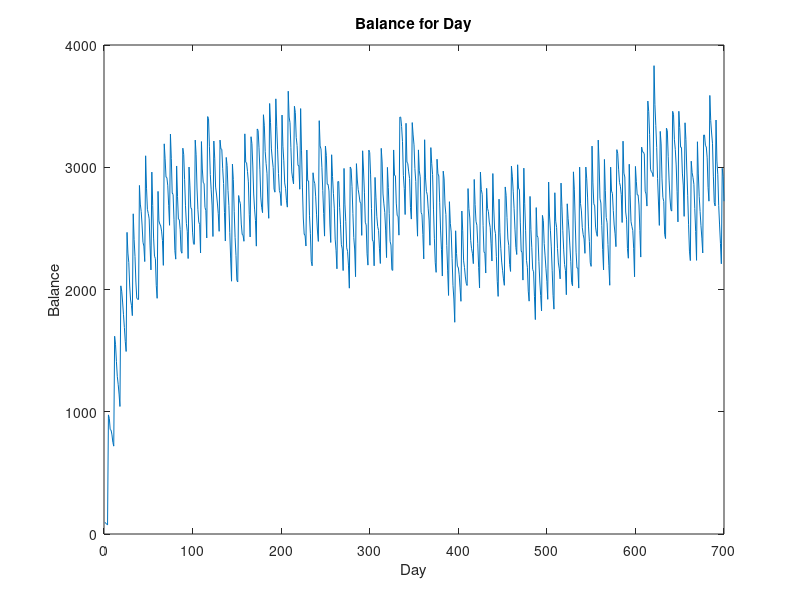

MATLAB code to generate this figure:
clear;clf;
s = 100; %starting money
m = s; % current money
r = 0.05/365; % 5% interest rate / year
day = 0;
dayOfWeek = 1;
pay = 1000;

money_v = [];

moneyForDay = @(m, r) m*r + m;

while (day < 700) 
    
    m = moneyForDay(m, r);
    
    if (dayOfWeek == 5) % if friday
        m += pay;
    endif
    
    if (dayOfWeek == 7)
        dayOfWeek = 1;
    elseif (dayOfWeek < 7)
        dayOfWeek++;
    endif
    
    m -= m * rand(1)/10;
    day++;
    money_v = [money_v, m];
endwhile

plot(money_v, "linewidth", 0.5);

xlabel ("Day"); ylabel ("Balance");

title('Balance for Day');

money_v;
